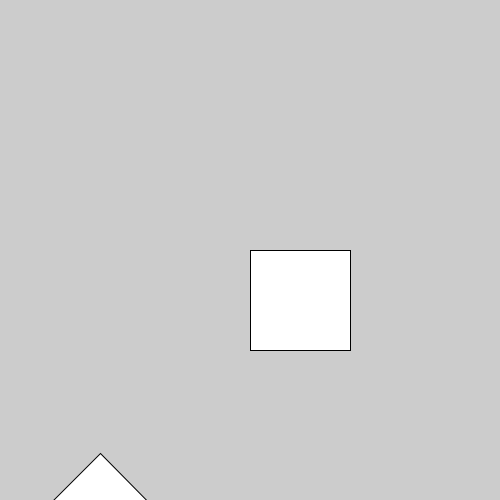
Frame 1 (no input)
Frame 60 (the mouse pressed at the canvas centre just before this capture): identical to frame 1, image omitted
Frame 120 (the mouse held since frame 60 and released just before this capture): identical to frame 1, image omitted

The Processing sketch that drew this single still picture (run headless with seeded random() and noise(); from frame 60 on, the mouse is pressed at the canvas centre):

// Processing sketch: Transformation1_0
// ── Transformation1_0.pde
void setup(){
  size(500,500);
  rect(width/2, height/2, 100,100);
  
  translate(100,100);
  rotate(radians(45));
  rect(width/2, height/2, 100,100);
}
void draw(){
}
